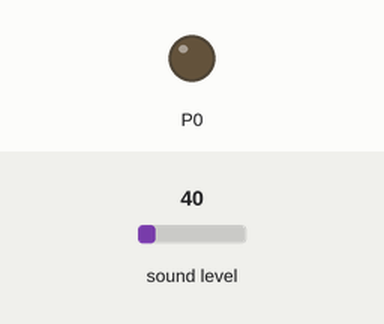
The program below on a simulated BBC micro:bit (MakeCode). Parts: output pins drawn as LEDs (lit = HIGH). Dashed ring = blinking. The inputs (shaded band) are chosen by the test bench; at power-on: sound level 40.

Above: at 1.2 s.
1.3 s: sound level set to 128
2.8 s: sound level set to 133
At 3.2 s:
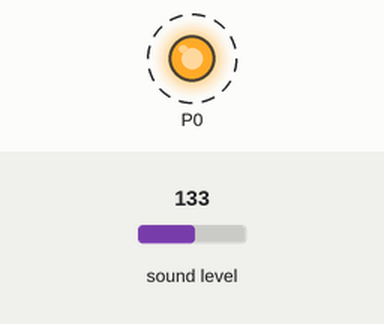
5.8 s: sound level set to 5
At 6.7 s:
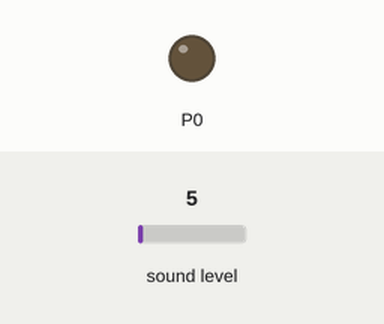
7.3 s: sound level set to 191
At 7.7 s:
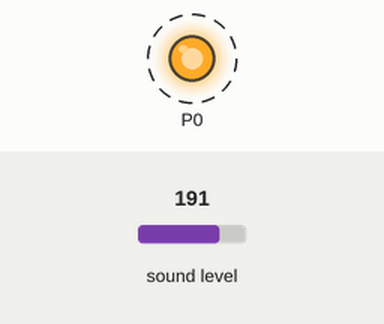
Timing chart, 0 to 11.3 s (numbered marks = the images above; inputs shaded):
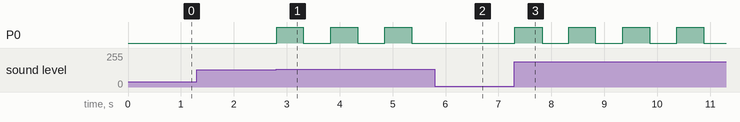

The program:

main.ts
```typescript
let LEDUP = 0
pins.digitalWritePin(DigitalPin.P0, 0)
basic.forever(function () {
    if (input.soundLevel() > 130) {
        if (LEDUP == 1) {
            pins.digitalWritePin(DigitalPin.P0, 0)
            basic.pause(500)
            LEDUP = 0
        }
    }
})
basic.forever(function () {
    if (LEDUP == 0) {
        if (input.soundLevel() > 130) {
            pins.digitalWritePin(DigitalPin.P0, 1)
            basic.pause(500)
            LEDUP = 1
        }
    }
})
```

test.ts
```typescript
// les proves van aquí; això no es compilarà quan aquest paquet s'usi com a extensió.
```

Measured:
- the behaviour switches between 130 and 131 on sound level (found by bisection; images 0 and 1)
- after the input at 1.3 s, every drawn part: stays the same
- after the input at 2.8 s, P0: alternates HIGH for 0.51 s and LOW for 0.51 s, starting at once
- after the input at 5.8 s, P0: stays LOW (without the input it goes to HIGH after 0.07 s)
- after the input at 7.3 s, P0: alternates HIGH for 0.51 s and LOW for 0.51 s, starting at once
